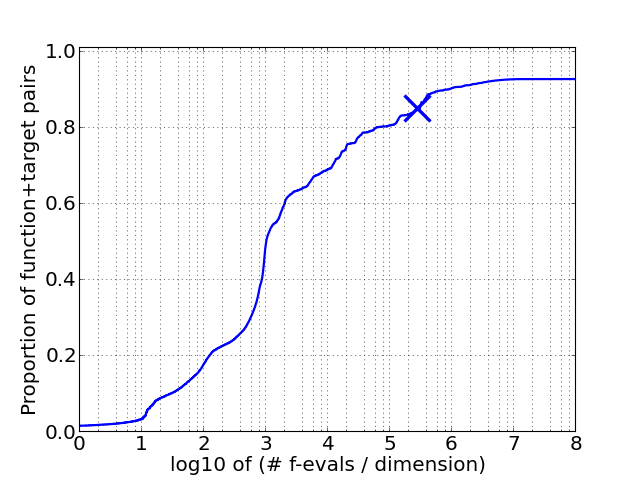

The Python source for this figure:
#!/usr/bin/env python
# -*- coding: utf-8 -*-

import urllib
import tarfile
import glob
import os
from pylab import *
ion() # may be needed for figures to be shown when executing the script

import bbob_pproc as bb

if 1 < 3: 
    # Collect and unarchive data (3.4MB)
    dataurl = 'http://coco.lri.fr/BBOB2009/pythondata/BIPOP-CMA-ES.tar.gz'
    filename, headers = urllib.urlretrieve(dataurl)
    archivefile = tarfile.open(filename)
    archivefile.extractall()

# Empirical cumulative distribution function of bootstrapped ERT figure
from bbob_pproc.compall import pprldmany
ds = bb.load(glob.glob('BBOB2009pythondata/BIPOP-CMA-ES/ppdata_f0*_20.pickle'))
figure()
pprldmany.plot(ds)
pprldmany.beautify()
